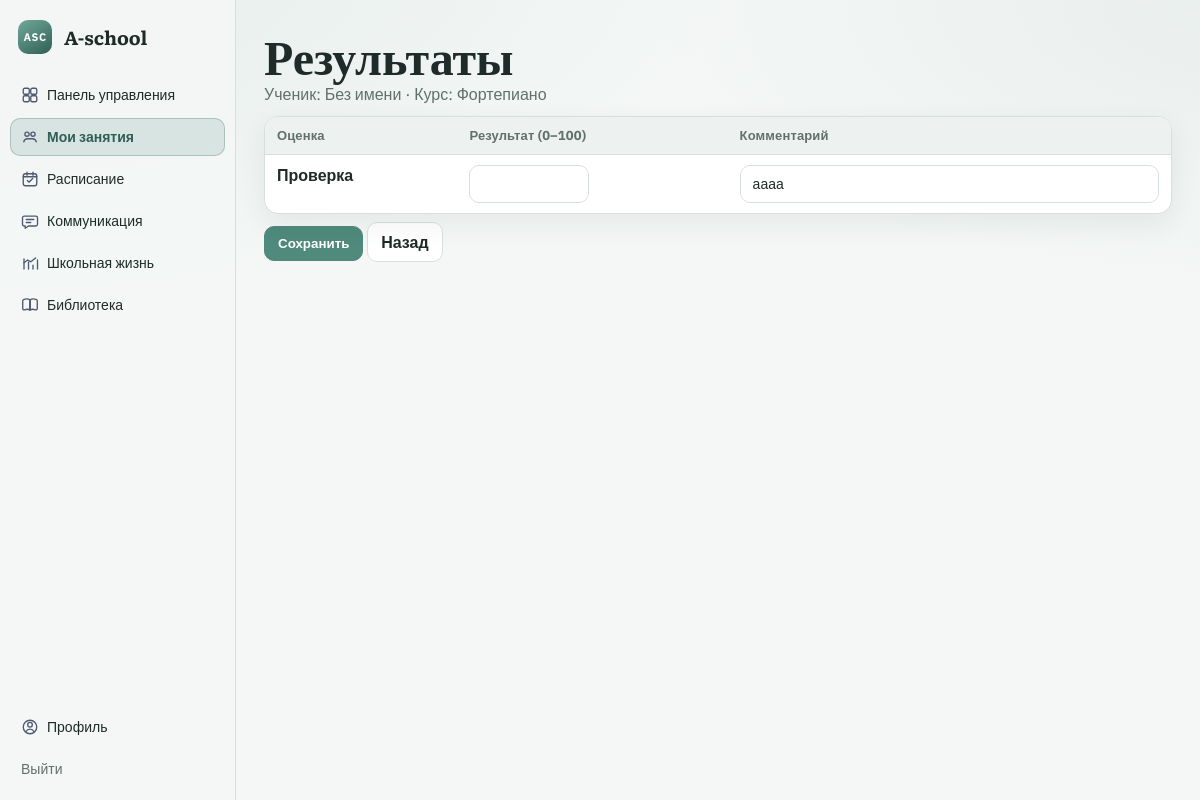
The page /teacher/students/3/results/ (signed in) on the database its author committed.
### apps/school/models.py (models this page shows, shortened)
class Course(models.Model):
    name = models.CharField(max_length=200)
    course_type = models.ForeignKey(CourseType, on_delete=models.PROTECT, related_name="courses")
    teacher = models.ForeignKey(
        settings.AUTH_USER_MODEL,
        on_delete=models.SET_NULL,
        null=True,
        blank=True,
        related_name="teaching_courses",
    )

### apps/gradebook/models.py (models this page shows, shortened)
class Assessment(models.Model):
    class AssessmentType(models.TextChoices):
        HOMEWORK = "HOMEWORK", "Домашнее задание"
        PERFORMANCE = "PERFORMANCE", "Выступление"
        JURY = "JURY", "Жюри"
        THEORY_TEST = "THEORY_TEST", "Тест по теории"
    course = models.ForeignKey(Course, on_delete=models.CASCADE, related_name="assessments")
    title = models.CharField(max_length=200)
    assessment_type = models.CharField(max_length=32, choices=AssessmentType.choices)
    max_score = models.DecimalField(max_digits=6, decimal_places=2, default=100)
    weight = models.DecimalField(max_digits=6, decimal_places=2, default=1)
    source_assignment = models.OneToOneField(
        "homework.Assignment",
        null=True,
        blank=True,
        on_delete=models.SET_NULL,
        related_name="assessment",
    )
    class Meta:
        unique_together = ("course", "title")
        ordering = ("id",)

class Grade(models.Model):
    assessment = models.ForeignKey(Assessment, on_delete=models.CASCADE, related_name="grades")
    student = models.ForeignKey(settings.AUTH_USER_MODEL, on_delete=models.CASCADE, related_name="grades")
    score = models.DecimalField(max_digits=6, decimal_places=2, null=True, blank=True)
    comment = models.TextField(blank=True, default="")
    class Meta:
        unique_together = ("assessment", "student")

### apps/gradebook/views.py (the view, shortened to what this page needs)
# urls.py: path("teacher/students/<int:student_id>/results/", teacher_student_results, name="teacher_student_results"),
@role_required(Profile.Role.TEACHER)
def teacher_student_results(request, student_id: int):
    student = get_teacher_student_or_404(request.user, student_id)
    course, status = resolve_teacher_course_for_student(request.user, student)
    if status == "none":
        return HttpResponseForbidden("Ученик не назначен на ваш курс.")
    if status == "multiple":
        return HttpResponseForbidden("У ученика несколько ваших курсов. Уточните курс у администратора.")
    assessments = list(Assessment.objects.filter(course=course).order_by("id"))
    grades = Grade.objects.filter(assessment__in=assessments, student=student).select_related("assessment")
    grade_map = {g.assessment_id: g for g in grades}
    rows = [{"assessment": a, "grade": grade_map.get(a.id)} for a in assessments]
    return render(
        request,
        "gradebook/teacher_student_results.html",
        {
            "course": course,
            "student": student,
            "rows": rows,
        },
    )

### apps/school/utils.py (called while the page is built)
def get_teacher_students(user, *, cycle: str = ""):
    user_model = get_user_model()
    students = (
        user_model.objects.filter(
            enrollments__course__teacher=user,
            profile__role=Profile.Role.STUDENT,
        )
        .select_related("profile")
        .distinct()
        .order_by("first_name", "last_name", "username")
    )
    if cycle:
        students = students.filter(profile__cycle=cycle)
    return students

def get_teacher_student_or_404(teacher, student_id: int):
    from django.shortcuts import get_object_or_404
    return get_object_or_404(get_teacher_students(teacher), id=student_id)

def resolve_teacher_course_for_student(teacher, student):
    courses = list(
        Course.objects.filter(teacher=teacher, enrollments__student=student).distinct().order_by("name")[:2]
    )
    if not courses:
        return None, "none"
    if len(courses) == 1:
        return courses[0], "single"
    return courses[0], "multiple"

### templates/gradebook/teacher_student_results.html (shortened to what this page needs)
{% extends "base.html" %}
{% block content %}
  <h1>Результаты</h1>
  <p class="muted">Ученик: {{ student.get_full_name|default:"Без имени" }} · Курс: {{ course.name }}</p>
  {% if rows %}
    <form method="post">
      <div class="table-wrap">
        <table class="table">
          <thead>
            <tr>
              <th>Оценка</th>
              <th>Результат (0–100)</th>
              <th>Комментарий</th>
            </tr>
          </thead>
          <tbody>
            {% for row in rows %}
              <tr>
                <td class="th-title">{{ row.assessment.title }}</td>
                <td>
                  <input class="input input-score" type="number" min="0" max="100" name="grade-{{ row.assessment.id }}"
                         value="{% if row.grade and row.grade.score != None %}{{ row.grade.score }}{% endif %}">
                </td>
                <td>
                  <input class="input" type="text" name="comment-{{ row.assessment.id }}"
                         value="{% if row.grade %}{{ row.grade.comment }}{% endif %}">
                </td>
              </tr>
            {% endfor %}
          </tbody>
        </table>
      </div>
      <div style="margin-top: 12px;">
        <button class="btn" type="submit">Сохранить</button>
        <a class="btn" href="/teacher/students/{{ student.id }}/">Назад</a>
      </div>
    </form>
  {% else %}
    <p class="muted">Оценок пока нет.</p>
  {% endif %}
{% endblock %}

### static/css/main.css (style rules this page uses)
:root { --bg: #f4f7f6; --bg-soft: #edf2f0; --surface: #ffffff; --surface-alt: #f8faf9; --line: #d7dfdc; --text: #1f2b28; --muted: #62706b; --accent: #4f8a7c; --accent-strong: #2f5f54; --ok: #2f7a64; --error: #9a5959; --radius: 14px; --shadow: 0 10px 28px rgba(23, 41, 35, 0.07); }
* { box-sizing: border-box; }
body { margin: 0; min-height: 100vh; font-family: "IBM Plex Sans", "Trebuchet MS", "Helvetica Neue", sans-serif; color: var(--text); background: radial-gradient(1200px 500px at -8% -6%, rgba(79, 138, 124, 0.1), transparent 70%), radial-gradient(900px 420px at 106% 0%, rgba(47, 95, 84, 0.06), transparent 70%), var(--bg); }
a { color: var(--text); text-decoration: none; }
h1, h2 { font-family: "Literata", Georgia, serif; color: var(--text); }
h1 { margin: 0 0 4px; font-size: 48px; line-height: 1.05; }
p { margin: 0 0 12px; }
.card, .panel, .table-wrap, .stat-card, .student-card, .week-column, .announcement-card, .resource-card, .chat-panel, .chat-list { background: var(--surface); border: 1px solid var(--line); border-radius: var(--radius); box-shadow: var(--shadow); }
.input, input, textarea, select { width: 100%; border: 1px solid var(--line); border-radius: 10px; background: var(--surface); color: var(--text); padding: 10px 12px; outline: none; font-size: 14px; }
.btn { border: 1px solid var(--line); border-radius: 10px; background: var(--surface); color: var(--text); padding: 9px 13px; cursor: pointer; font-weight: 600; }
button.btn[type="submit"], input.btn[type="submit"], .btn-accent { border-color: var(--accent); background: var(--accent); color: #fff; }
.muted { color: var(--muted); }
.table-wrap { overflow-x: auto; }
.table { width: 100%; border-collapse: collapse; }
.table th, .table td { padding: 10px 12px; border-bottom: 1px solid var(--line); vertical-align: top; }
.table th { color: var(--muted); background: var(--bg-soft); text-align: left; font-size: 13px; letter-spacing: 0.01em; }
.table tr:last-child td { border-bottom: none; }
.th-title { font-weight: 700; color: var(--text); }
.input-score { max-width: 120px; }
.card, .panel, .table-wrap, .stat-card, .student-card, .week-column, .announcement-card, .resource-card, .chat-panel, .chat-list { animation: fadeUp 0.34s ease both; }

### rows shown on the page
Course: name "Фортепиано"
Assessment: assessment "Проверка", grade.comment "аааа"

### other values the page prints
{{ student.get_full_name|default:"Без имени" }} "Без имени"
